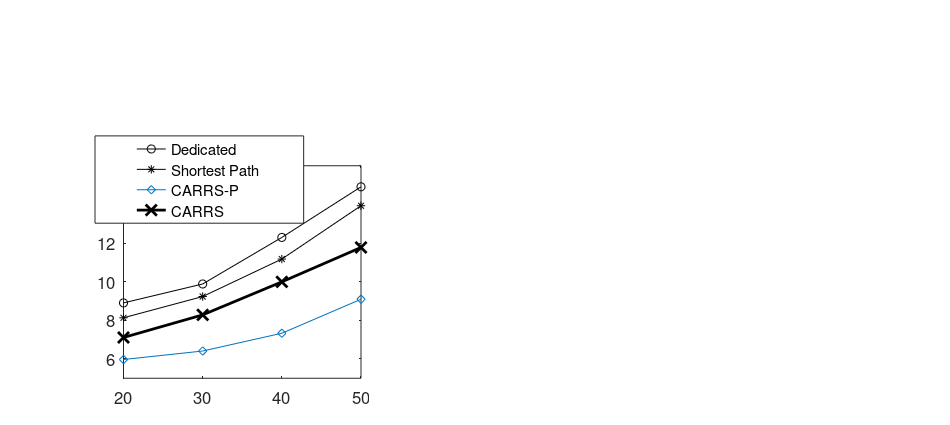

This figure's MATLAB source:
x = [20, 30, 40, 50];

DEDICATED =[8.9,9.88,12.29,14.91];
SP=[8.13,9.23,11.17,13.93];
MS2=[5.97,6.41,7.33,9.09];
MS=[7.11,8.28,9.99,11.77];





p1=subplot(1,1,1);
%h1=plot(x, OMNISuggest,'-ko', x, SVD,'-k*', x, POPULAR,'-kx', x,SOCIAL,'-k<', x, RANDOM,'-k+', 'MarkerSize', 12, 'LineWidth',1);
h1=plot(x, DEDICATED,'-ko', x, SP,'-k*', x, MS2,'-d', x,MS,'-kx' , 'MarkerSize',8, 'LineWidth',2);

%xh1=xlabel('Departure time of most population in minutes (Poisson distribution mean)', 'FontSize',15);
%[0.13 0.154008438818565 0.775 0.770991561181434
%set(p1, 'Position', [0.100 0.15 0.400 0.330]);
%get(xh1,'Position')
%set(xh1,'Position',get(xh1,'Position')+[0 0 0]);
xlim([20 50]);
%yh1=ylabel('Average Total Evacuation time in minutes', 'FontSize',15);
%%set(yh1,'Position',get(yh1,'Position')+[35 0 0]);
ylim([5,16]);
set(gca,'XTick',[20, 30, 40, 50], 'FontSize',16);

%leg=legend('UBCF','RANDOM','POPULAR','SVD','OmniSuggest','FontSize',10)  
leg=legend('Dedicated','Shortest Path','CARRS-P','CARRS','FontSize',14); 
set(p1, 'Position', [0.13 0.11 0.25 0.5], 'FontSize', 12);
set(leg,...
    'Position',[0.1 0.474835709230615 0.219642857142857 0.13015873015873]);
%set(gcf, 'PaperPosition', [-1.3 -0.05 9.5 4.25]);
%set(gcf, 'Color', 'w');
%set(gcf, 'PaperSize', [3 2.27]); %Keep the same paper size
%saveas(gcf, 'DR', 'pdf');

set(gcf, 'PaperPosition', [-1.3 -0.05 9.5 4.25]); %Position the plot further to the left and down. Extend the plot to fill entire paper.
set(gcf, 'PaperSize', [3.5 2.7]); %Keep the same paper size
set(gcf, 'Color', 'w');
print('-djpeg','-r1000','departureRate');
%export_fig 'evacuation-normal' -jpg -r1000

%set(gcf, 'PaperPosition', [-1.3 -0.05 9.5 4.25]);
%set(gcf, 'Color', 'w');
%set(gcf, 'PaperSize', [1.59 1.16]); %Keep the same paper size

%set(gcf, 'Position', [100 100 300.59 250.16])

%export_fig DR -tiff -r1200 -q110;


